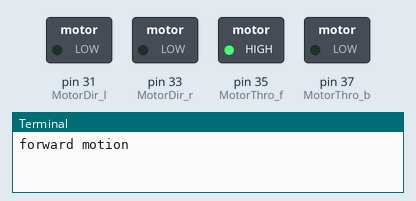
The program below on a simulated Raspberry Pi (header pin numbers). On the bench: switched loads named in the program (green lamp = pin HIGH), the last lines printed to the terminal. At 28.0 s the program stops and its outputs stay as they are.

Above: at 0.1 s.
At 5.1 s:
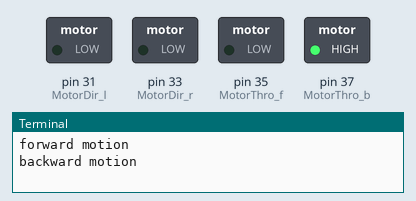
At 15.1 s:
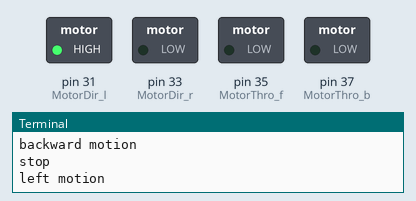
At 20.1 s:
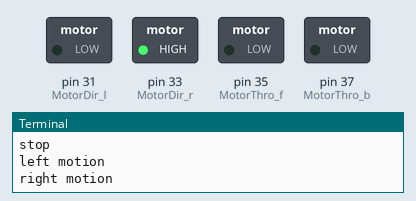
At 25.1 s:
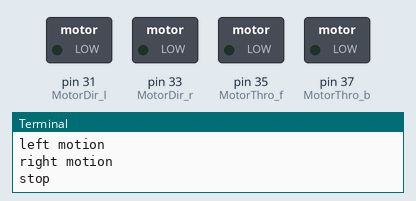
Timing chart, 0 to 26.6 s (numbered marks = the images above):
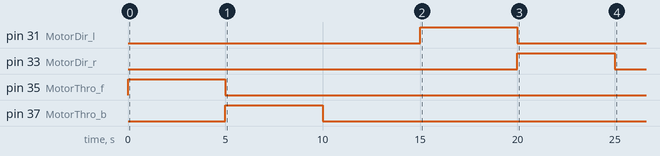

The program:

CarDemo.py
```python
import RPi.GPIO as GPIO
from time import sleep
GPIO.setmode(GPIO.BOARD)

MotorThro_f = 35 #input
MotorThro_b = 37 #input

MotorDir_l = 31 #input
MotorDir_r = 33 #input


GPIO.setup(MotorThro_f,GPIO.OUT)
GPIO.setup(MotorThro_b,GPIO.OUT)
GPIO.setup(MotorDir_l,GPIO.OUT)
GPIO.setup(MotorDir_r,GPIO.OUT)

print ("forward motion")
GPIO.output(MotorThro_f,GPIO.HIGH)
GPIO.output(MotorThro_b,GPIO.LOW)

sleep(5)

print ("backward motion")
GPIO.output(MotorThro_f,GPIO.LOW)
GPIO.output(MotorThro_b,GPIO.HIGH)

sleep(5)

print ("stop")
GPIO.output(MotorThro_f,GPIO.LOW)
GPIO.output(MotorThro_b,GPIO.LOW)

sleep(5)

print ("left motion")
GPIO.output(MotorDir_l,GPIO.HIGH)
GPIO.output(MotorDir_r,GPIO.LOW)

sleep(5)

print ("right motion")
GPIO.output(MotorDir_l,GPIO.LOW)
GPIO.output(MotorDir_r,GPIO.HIGH)

sleep(5)

print ("stop")
GPIO.output(MotorDir_l,GPIO.LOW)
GPIO.output(MotorDir_r,GPIO.LOW)

sleep(3)


GPIO.cleanup()
```

Measured:
- by itself, pin 31 (MotorDir_l): LOW → HIGH at 15.0 s, → LOW 5.0 s later
- by itself, pin 33 (MotorDir_r): LOW → HIGH at 20.0 s, → LOW 5.0 s later
- by itself, pin 35 (MotorThro_f): LOW → HIGH at 0.00 s, → LOW 5.0 s later
- by itself, pin 37 (MotorThro_b): LOW → HIGH at 5.0 s, → LOW 5.0 s later
